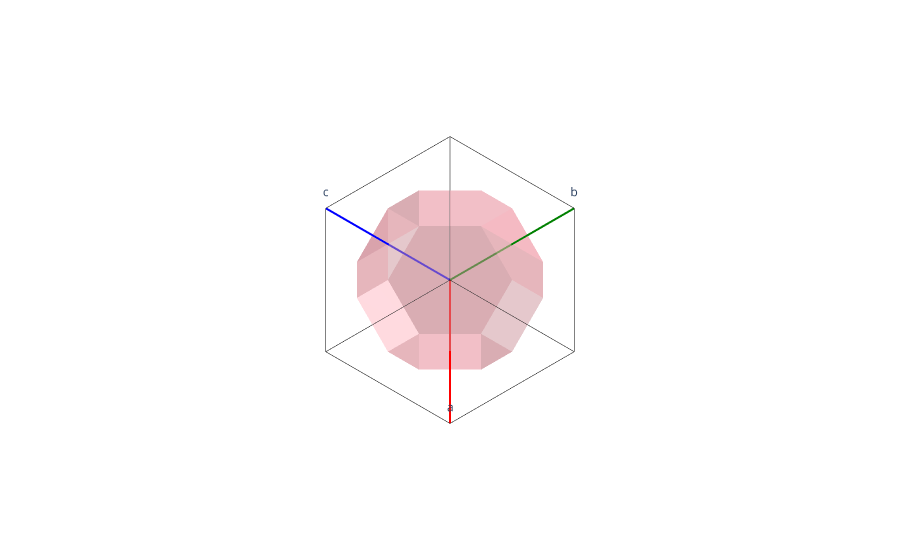

Source (notebook cell):
### Code cell
# brillouin_zone

fig = Figure()
fig.add_unitcell(struct_prim.lattice.reciprocal_lattice)


facets = struct_prim.lattice.get_brillouin_zone()
traces = []
for facet in facets:
    x, y, z = np.stack(facet).T
    trace = go.Mesh3d(x=x, y=y, z=z, color='lightpink', opacity=0.50)
    # trace = go.Mesh3d(x=x, y=y, z=z, dsfasd=2)
    traces.append(trace)


fig.fig.add_traces(traces)
fig.fig.update_scenes(camera_projection_type="orthographic")

fig.show()

### Figure 1 — Plotly figure (JSON) as saved in the notebook; plotly's stock layout.template omitted (floating-point values rounded to 4 significant figures)
{"data": [{"line": {"color": "red", "width": 4}, "mode": "lines+text", "text": [null, "a"], "type": "scatter3d", "x": [0, 1.571], "y": [0, 1.571], "z": [0, -1.571]}, {"line": {"color": "green", "width": 4}, "mode": "lines+text", "text": [null, "b"], "type": "scatter3d", "x": [0, -1.571], "y": [0, 1.571], "z": [0, 1.571]}, {"line": {"color": "blue", "width": 4}, "mode": "lines+text", "text": [null, "c"], "type": "scatter3d", "x": [0, 1.571], "y": [0, -1.571], "z": [0, 1.571]}, {"line": {"color": "black", "width": 1}, "mode": "lines", "type": "scatter3d", "x": [1.571, 0], "y": [1.571, 3.142], "z": [-1.571, 0]}, {"line": {"color": "black", "width": 1}, "mode": "lines", "type": "scatter3d", "x": [1.571, 3.142], "y": [1.571, 0], "z": [-1.571, 0]}, {"line": {"color": "black", "width": 1}, "mode": "lines", "type": "scatter3d", "x": [-1.571, 0], "y": [1.571, 3.142], "z": [1.571, 0]}, {"line": {"color": "black", "width": 1}, "mode": "lines", "type": "scatter3d", "x": [-1.571, 0], "y": [1.571, 0], "z": [1.571, 3.142]}, {"line": {"color": "black", "width": 1}, "mode": "lines", "type": "scatter3d", "x": [1.571, 3.142], "y": [-1.571, 0], "z": [1.571, 0]}, {"line": {"color": "black", "width": 1}, "mode": "lines", "type": "scatter3d", "x": [1.571, 0], "y": [-1.571, 0], "z": [1.571, 3.142]}, {"line": {"color": "black", "width": 1}, "mode": "lines", "type": "scatter3d", "x": [0, 1.571], "y": [3.142, 1.571], "z": [0, 1.571]}, {"line": {"color": "black", "width": 1}, "mode": "lines", "type": "scatter3d", "x": [0, 1.571], "y": [0, 1.571], "z": [3.142, 1.571]}, {"line": {"color": "black", "width": 1}, "mode": "lines", "type": "scatter3d", "x": [3.142, 1.571], "y": [0, 1.571], "z": [0, 1.571]}, {"color": "lightpink", "opacity": 0.5, "type": "mesh3d", "x": [0.7854, -2.292e-16, -0.7854, 2.292e-16], "y": [-1.571, -1.571, -1.571, -1.571], "z": [-2.292e-16, 0.7854, 2.292e-16, -0.7854]}, {"color": "lightpink", "opacity": 0.5, "type": "mesh3d", "x": [-1.571, -1.571, -0.7854, -2.292e-16, -2.292e-16, -0.7854], "y": [0, -0.7854, -1.571, -1.571, -0.7854, 2.292e-16], "z": [0.7854, 2.292e-16, 2.292e-16, 0.7854, 1.571, 1.571]}, {"color": "lightpink", "opacity": 0.5, "type": "mesh3d", "x": [0.7854, 1.571, 1.571, 0.7854, 2.292e-16, 2.292e-16], "y": [-1.571, -0.7854, 0, 0, -0.7854, -1.571], "z": [-2.292e-16, -2.292e-16, -0.7854, -1.571, -1.571, -0.7854]}, {"color": "lightpink", "opacity": 0.5, "type": "mesh3d", "x": [-1.571, -0.7854, 0, 0, -0.7854, -1.571], "y": [0.7854, 1.571, 1.571, 0.7854, 2.292e-16, 0], "z": [0, 2.292e-16, 0.7854, 1.571, 1.571, 0.7854]}, {"color": "lightpink", "opacity": 0.5, "type": "mesh3d", "x": [-1.571, -1.571, -1.571, -1.571], "y": [-0.7854, 2.292e-16, 0.7854, 0], "z": [2.292e-16, -0.7854, 0, 0.7854]}, {"color": "lightpink", "opacity": 0.5, "type": "mesh3d", "x": [-1.571, -0.7854, 0, 0, -0.7854, -1.571], "y": [2.292e-16, 2.292e-16, 0.7854, 1.571, 1.571, 0.7854], "z": [-0.7854, -1.571, -1.571, -0.7854, 2.292e-16, 0]}, {"color": "lightpink", "opacity": 0.5, "type": "mesh3d", "x": [-1.571, -0.7854, 2.292e-16, 2.292e-16, -0.7854, -1.571], "y": [2.292e-16, 2.292e-16, -0.7854, -1.571, -1.571, -0.7854], "z": [-0.7854, -1.571, -1.571, -0.7854, 2.292e-16, 2.292e-16]}, {"color": "lightpink", "opacity": 0.5, "type": "mesh3d", "x": [1.571, 0.7854, -2.292e-16, -2.292e-16, 0.7854, 1.571], "y": [-0.7854, -1.571, -1.571, -0.7854, 0, 0], "z": [-2.292e-16, -2.292e-16, 0.7854, 1.571, 1.571, 0.7854]}, {"color": "lightpink", "opacity": 0.5, "type": "mesh3d", "x": [1.571, 0.7854, 0, 0, 0.7854, 1.571], "y": [0, 0, 0.7854, 1.571, 1.571, 0.7854], "z": [-0.7854, -1.571, -1.571, -0.7854, -2.22e-16, -2.22e-16]}, {"color": "lightpink", "opacity": 0.5, "type": "mesh3d", "x": [-0.7854, 0, 0.7854, 0], "y": [1.571, 1.571, 1.571, 1.571], "z": [2.292e-16, -0.7854, -2.22e-16, 0.7854]}, {"color": "lightpink", "opacity": 0.5, "type": "mesh3d", "x": [-0.7854, 2.292e-16, 0.7854, 0], "y": [2.292e-16, -0.7854, 0, 0.7854], "z": [-1.571, -1.571, -1.571, -1.571]}, {"color": "lightpink", "opacity": 0.5, "type": "mesh3d", "x": [1.571, 1.571, 1.571, 1.571], "y": [-0.7854, 0, 0.7854, 0], "z": [-2.292e-16, 0.7854, -2.22e-16, -0.7854]}, {"color": "lightpink", "opacity": 0.5, "type": "mesh3d", "x": [-2.292e-16, 0.7854, 0, -0.7854], "y": [-0.7854, 0, 0.7854, 2.292e-16], "z": [1.571, 1.571, 1.571, 1.571]}, {"color": "lightpink", "opacity": 0.5, "type": "mesh3d", "x": [1.571, 1.571, 0.7854, 0, 0, 0.7854], "y": [0.7854, 0, 0, 0.7854, 1.571, 1.571], "z": [-2.22e-16, 0.7854, 1.571, 1.571, 0.7854, -2.22e-16]}], "layout": {"dragmode": "orbit", "margin": {"b": 0, "l": 0, "r": 0, "t": 0}, "scene": {"aspectmode": "data", "camera": {"projection": {"type": "orthographic"}}, "xaxis": {"showbackground": false, "showgrid": false, "showline": false, "showspikes": false, "showticklabels": false, "ticks": "", "title": {"text": ""}, "zeroline": false}, "yaxis": {"showbackground": false, "showgrid": false, "showline": false, "showspikes": false, "showticklabels": false, "ticks": "", "title": {"text": ""}, "zeroline": false}, "zaxis": {"showbackground": false, "showgrid": false, "showline": false, "showspikes": false, "showticklabels": false, "ticks": "", "title": {"text": ""}, "zeroline": false}}, "showlegend": false}}
